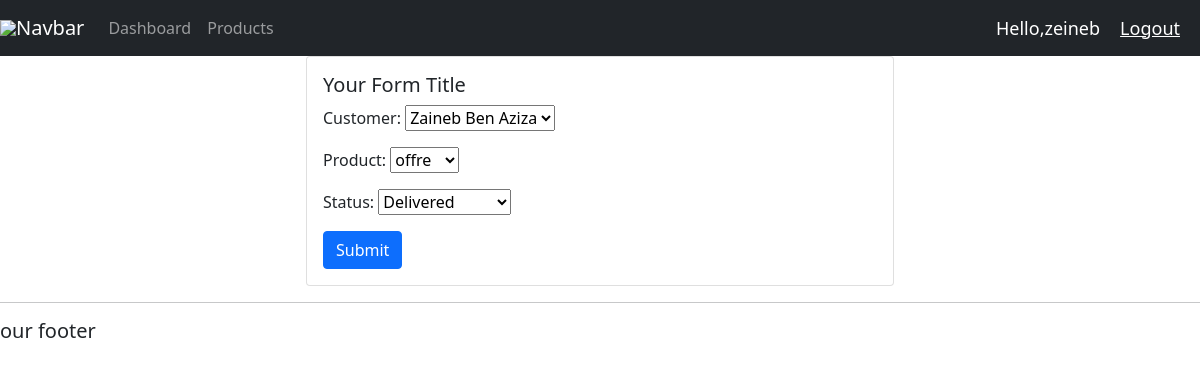
/update_order/6/ (signed in), run on the app's committed database.
### offres/models.py (models this page shows, shortened)
class Order(models.Model):
    STATUS = (
        ('Pending', 'Pending'),
        ('Out of delivery', 'Out of delivery'),
        ('Delivered', 'Delivered'),
    )
    customer = models.ForeignKey(Customer, null=True, on_delete=models.SET_NULL)
    product = models.ForeignKey(Product, null=True, on_delete=models.SET_NULL)
    date_created = models.DateTimeField(auto_now_add=True, null=True)
    status = models.CharField(max_length=200, null=True, choices=STATUS)

### offres/decorators.py (the view)
        def wrapper_func(request, *args, **kwargs):
            groups = request.user.groups.values_list('name', flat=True)
            if any(group in allowed_roles for group in groups):
                return view_func(request, *args, **kwargs)
            else:
                return HttpResponse('You are not authorized to view this page')

### offres/forms.py
class OrderForm(ModelForm):
    class Meta:
        model = Order
        fields= '__all__'

### offres/models.py (called while the page is built)
    def __str__(self):
        return self.name

    def __str__(self):
        return self.name  # Corrected from self.product.name

### offres/views.py (called while the page is built)
@login_required(login_url='login')
@allowed_users(allowed_roles=['Admins'])
def updateOrder(request, pk):
    order = get_object_or_404(Order, id=pk)
    if request.method == 'POST':
        form = OrderForm(request.POST, instance=order)
        if form.is_valid():
            form.save()
            return redirect('/')
    else:
        form = OrderForm(instance=order)
    context = {'form': form}
    return render(request, 'offres/order_form.html', context)

### offres/templates/offres/order_form.html (shortened to what this page needs)
{% extends 'offres/main.html' %}
{% load static %}
{% block content %}
<div class="row">
    <div class="col-md-6 offset-md-3">
        <div class="card">
            <div class="card-body">
                <h5 class="card-title">Your Form Title</h5>
                <form action="" method="POST">
                    {{ form.as_p }}
                    <button type="submit" class="btn btn-primary">Submit</button>
                </form>
            </div>
        </div>
    </div>
</div>
{% endblock %}

### offres/templates/offres/navbar.html (shortened to what this page needs)
{% load static %}
<nav class="navbar navbar-expand-lg navbar-dark bg-dark">
    <img src="{% static '' %}">
    <a class="navbar-brand" href="#">Navbar</a>
    <div class="collapse navbar-collapse" id="navbarNav">
      <ul class="navbar-nav">
        {% if request.user.is_staff %}
        <li class="nav-item active">
          <a class="nav-link" href="{% url 'home' %}">Dashboard</a>
        </li>
        <li class="nav-item">
          <a class="nav-link" href="{% url 'products' %}">Products</a>
        </li>
        {% endif %}
      </ul>
    </div>
    <span class="hello-msg">Hello,{{request.user}}</span>
    <span><a href="{% url 'logout' %}"  class="hello-msg">Logout</a></span>
  </nav>

### static/css/main.css (style rules this page uses)
body, h1, h2, h3, p { margin: 0; padding: 0; }
body { background-color: #3498db; font-family: Arial, sans-serif; line-height: 1.6; }
p { margin-bottom: 15px; }
.btn { display: inline-block; padding: 10px 20px; background-color: #007BFF; color: #fff; border: none; cursor: pointer; }
.btn-primary { background-color: #007BFF; }
a { text-decoration: none; color: #007BFF; }

### offres/templates/offres/navbar.html (style rules this page uses)
.hello-msg { font-size: 18px; color : #fff ; margin-right: 20px; }

### data on the page
Order: customer "Zaineb Ben Aziza", product "offre", status "Delivered"

### other printed values
{{ request.user }} "zeineb"
